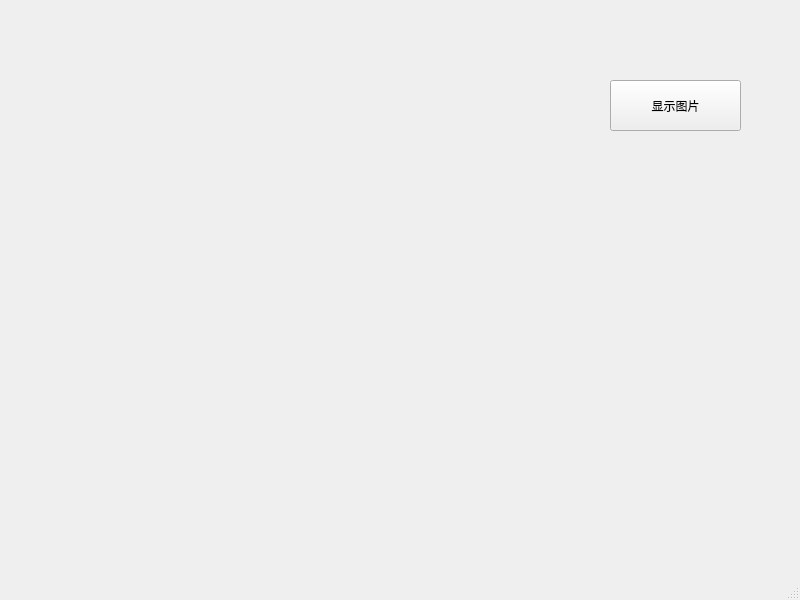
<?xml version="1.0" encoding="UTF-8"?>
<ui version="4.0">
 <class>MainWindow</class>
 <widget class="QMainWindow" name="MainWindow">
  <property name="geometry">
   <rect>
    <x>0</x>
    <y>0</y>
    <width>800</width>
    <height>600</height>
   </rect>
  </property>
  <property name="windowTitle">
   <string>MainWindow</string>
  </property>
  <widget class="QWidget" name="centralwidget">
   <widget class="QLabel" name="label">
    <property name="geometry">
     <rect>
      <x>70</x>
      <y>40</y>
      <width>491</width>
      <height>481</height>
     </rect>
    </property>
    <property name="text">
     <string/>
    </property>
   </widget>
   <widget class="QPushButton" name="pushButton">
    <property name="geometry">
     <rect>
      <x>610</x>
      <y>80</y>
      <width>131</width>
      <height>51</height>
     </rect>
    </property>
    <property name="text">
     <string>显示图片</string>
    </property>
   </widget>
  </widget>
  <widget class="QMenuBar" name="menubar">
   <property name="geometry">
    <rect>
     <x>0</x>
     <y>0</y>
     <width>800</width>
     <height>22</height>
    </rect>
   </property>
  </widget>
  <widget class="QStatusBar" name="statusbar"/>
 </widget>
 <resources/>
 <connections/>
</ui>
